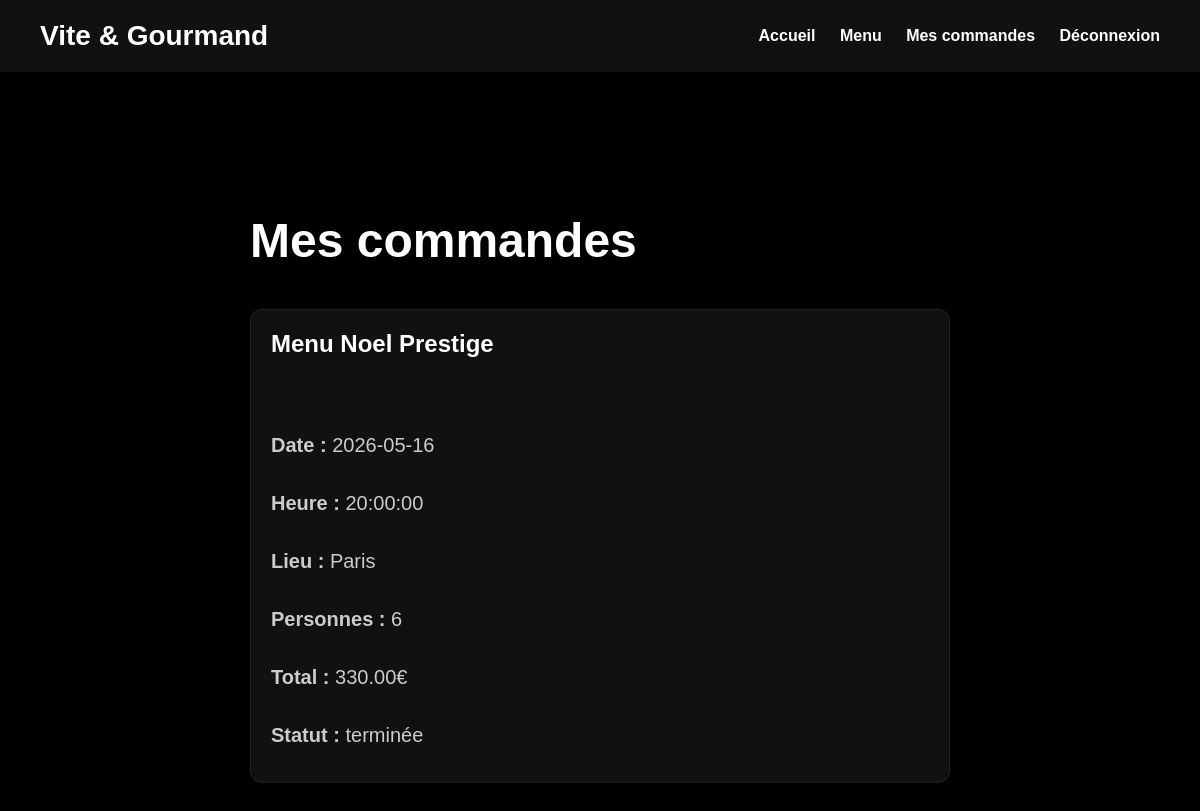
Screenshot of /mes-commandes.php (signed in) with the database file from the repository.
### tables this page shows
CREATE TABLE `commandes` (
  `id` int NOT NULL,
  `user_id` int NOT NULL,
  `menu_id` int NOT NULL,
  `date_prestation` date NOT NULL,
  `heure_livraison` time NOT NULL,
  `lieu_livraison` text NOT NULL,
  `nombre_personnes` int NOT NULL,
  `prix_total` decimal(10,2) NOT NULL,
  `statut` varchar(100) DEFAULT 'en attente',
  `created_at` datetime DEFAULT CURRENT_TIMESTAMP
);

CREATE TABLE `menus` (
  `id` int NOT NULL,
  `titre` varchar(150) NOT NULL,
  `description` text NOT NULL,
  `theme` varchar(100) NOT NULL,
  `regime` varchar(100) NOT NULL,
  `personnes_min` int NOT NULL,
  `prix` decimal(10,2) NOT NULL,
  `conditions_menu` text,
  `stock` int DEFAULT '0',
  `created_at` datetime DEFAULT CURRENT_TIMESTAMP,
  `image` varchar(255) DEFAULT NULL
);

### public/mes-commandes.php (the view, shortened to what this page needs)
<?php
require_once __DIR__ . "/../config/database.php";
$sql = "SELECT commandes.*, menus.titre
        FROM commandes
        INNER JOIN menus ON commandes.menu_id = menus.id
        WHERE commandes.user_id = ?
        ORDER BY commandes.created_at DESC";
$query = $pdo->prepare($sql);
$query->execute([$_SESSION["user_id"]]);
$commandes = $query->fetchAll();
?>
<!DOCTYPE html>
<html lang="fr">
<head>
    <link rel="stylesheet" href="css/style.css">
</head>
<body>
<header>
    <h1>Vite & Gourmand</h1>
    <nav>
        <a href="index.php">Accueil</a>
        <a href="index.php#menus">Menu</a>
        <a href="mes-commandes.php">Mes commandes</a>
        <a href="logout.php">Déconnexion</a>
    </nav>
</header>
<main>
    <section class="contact-section">
        <h2>Mes commandes</h2>
        <?php foreach ($commandes as $commande) : ?>
            <article class="menu-card">
                <h3><?= htmlspecialchars($commande["titre"]) ?></h3>
                <p><strong>Date :</strong> <?= htmlspecialchars($commande["date_prestation"]) ?></p>
                <p><strong>Heure :</strong> <?= htmlspecialchars($commande["heure_livraison"]) ?></p>
                <p><strong>Lieu :</strong> <?= htmlspecialchars($commande["lieu_livraison"]) ?></p>
                <p><strong>Personnes :</strong> <?= htmlspecialchars($commande["nombre_personnes"]) ?></p>
                <p><strong>Total :</strong> <?= htmlspecialchars($commande["prix_total"]) ?>€</p>
                <p><strong>Statut :</strong> <?= htmlspecialchars($commande["statut"]) ?></p>
            </article>
        <?php endforeach; ?>
    </section>
</main>
</body>
</html>

### public/css/style.css (style rules this page uses)
body { margin: 0; font-family: Arial, sans-serif; background-color: black; color: white; }
header { display: flex; justify-content: space-between; align-items: center; padding: 20px 40px; background-color: #111; }
header h1 { margin: 0; font-size: 28px; }
nav a { color: white; text-decoration: none; margin-left: 20px; font-weight: bold; }
section { margin-top: 40px; }
section p { font-size: 20px; color: #ccc; }
h2 { font-size: 42px; margin-bottom: 20px; line-height: 1.2; }
.menu-card { background-color: #111; border-radius: 12px; border: 1px solid #222; padding: 20px; box-sizing: border-box; display: flex; flex-direction: column; }
.menu-card h3 { font-size: 24px; margin-top: 0; min-height: 60px; }
.menu-card p { color: #ccc; margin-bottom: 15px; }
.contact-section { max-width: 700px; margin: 80px auto; padding: 20px; }
.contact-section h2 { font-size: 3rem; margin-bottom: 40px; }

### rows the page displays
commandes: menu.titre "Menu Noel Prestige", date_prestation "2026-05-16", heure_livraison "20:00:00", lieu_livraison "Paris", nombre_personnes "6", prix_total "330.00", statut "terminée"
